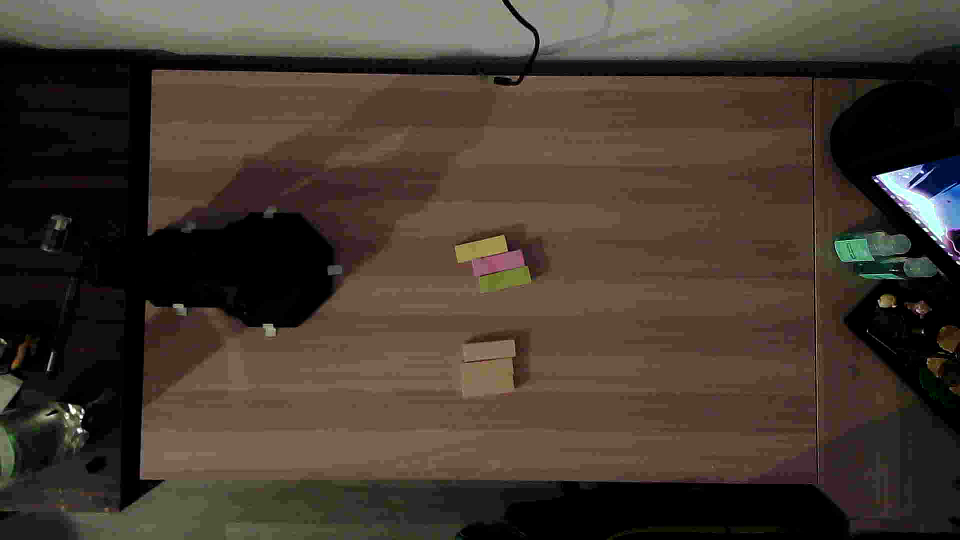
#> input picture frame 7 of Pics_n_Vids/jenga_testing/1stcamvidtest.mkv, 1920 x 1080 px, given in place of vtest.avi, which was not available (shown at 1/2 size)
$ python track_movement.py
#> lines starting #> are read from the running program, lines starting #| are printed output that depends on the picture; after the words box and inside, x2 and y2 are one past the last pixel; in counts of white or black regions, pixels touching at a corner belong together; pictures that were not available may be replaced by others from this repository, and a replacement may not be noted
#!/usr/bin/env python3
import cv2 as cv
import numpy as np

vid = cv.VideoCapture('/home/ayyy/Videos/vtest.avi')

ret, frame1 = vid.read()
#> frame1 is the input picture: shape (1080, 1920, 3); mean B, G, R 48.4, 58.7, 69.6
ret, frame2 = vid.read()

while vid.isOpened():
    #ret, frame = vid.read()
    diff = cv.absdiff(frame1, frame2)
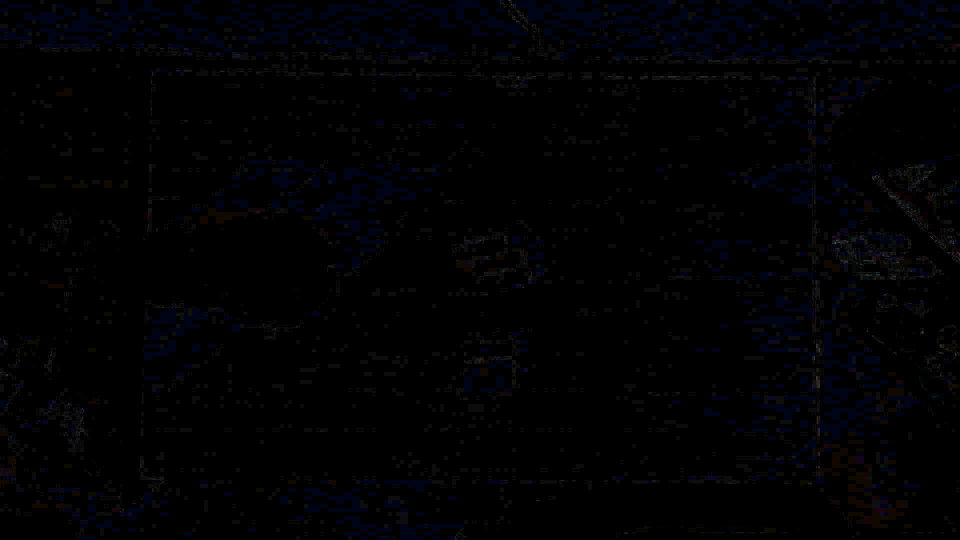
#> diff: shape (1080, 1920, 3) (shown at 1/2 size); mean B, G, R 2.9, 1.5, 1.3
    gray = cv.cvtColor(diff,cv.COLOR_BGR2GRAY)
    blur = cv.GaussianBlur(gray,(5,5), 0)
    _, thresh = cv.threshold(blur, 20, 255, cv.THRESH_BINARY)
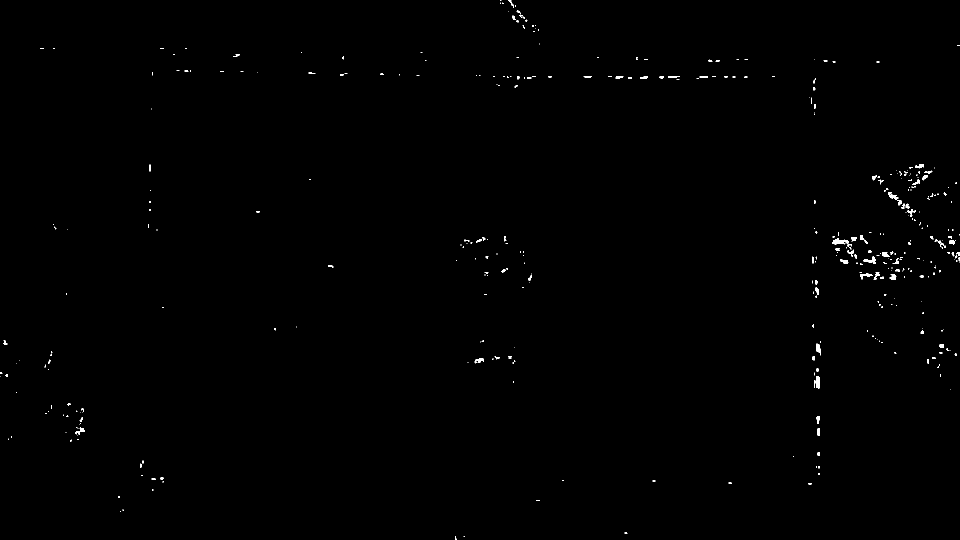
#> thresh: shape (1080, 1920) (shown at 1/2 size); 0.33% white; 397 white regions (300 under 20 px), largest, box (x1, y1, x2, y2) and area: (1664, 477, 1699, 494) 262, (1632, 752, 1640, 777) 175, (1727, 513, 1752, 528) 151
    dilated = cv.dilate(thresh, None, iterations=3)
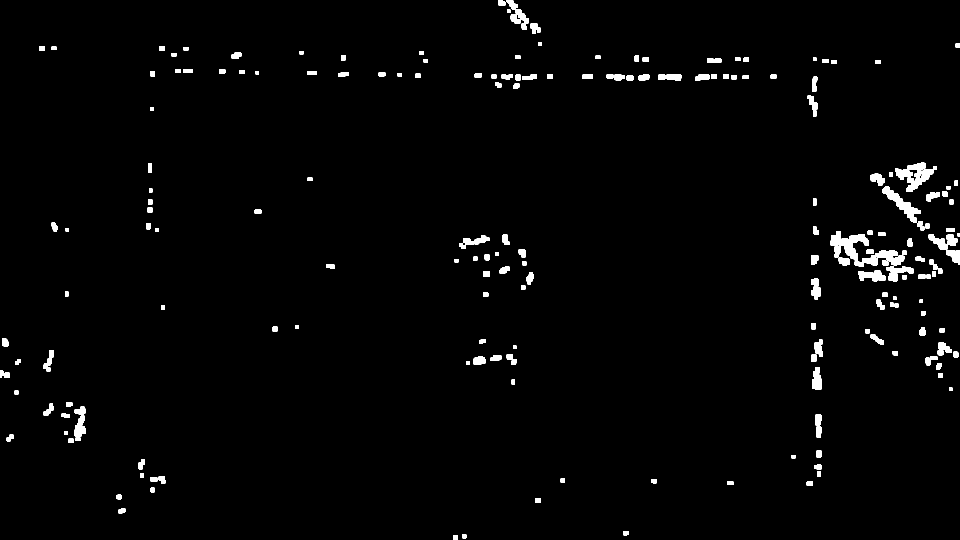
#> dilated: shape (1080, 1920) (shown at 1/2 size); 1.8% white; 199 white regions
    contours, _ = cv.findContours(dilated, cv.RETR_TREE, cv.CHAIN_APPROX_SIMPLE)
#> contours = 201 contours; largest, box (x1, y1, x2, y2) and area: (1790, 325, 1873, 384) 1938, (1765, 373, 1842, 445) 1446, (1709, 500, 1809, 533) 1427, (1661, 462, 1716, 521) 1426, (1013, 0, 1058, 60) 949

    for contour in contours:
        (x,y,w,h) = cv.boundingRect(contour)

        if cv.contourArea(contour) < 400:
            continue
        cv.rectangle(frame1, (x,y), (x+w, y+h), (0,255,0),2)
        cv.putText(frame1, "status: {}".format("movement"), (10,20), cv.FONT_HERSHEY_SIMPLEX, 1, (0,0,255),
                   3)
#> this loop made 201 passes
#> (x, y, w, h) on passes 1 to 3: (907, 1070, 9, 10), (924, 1069, 9, 8), (1246, 1062, 12, 9)
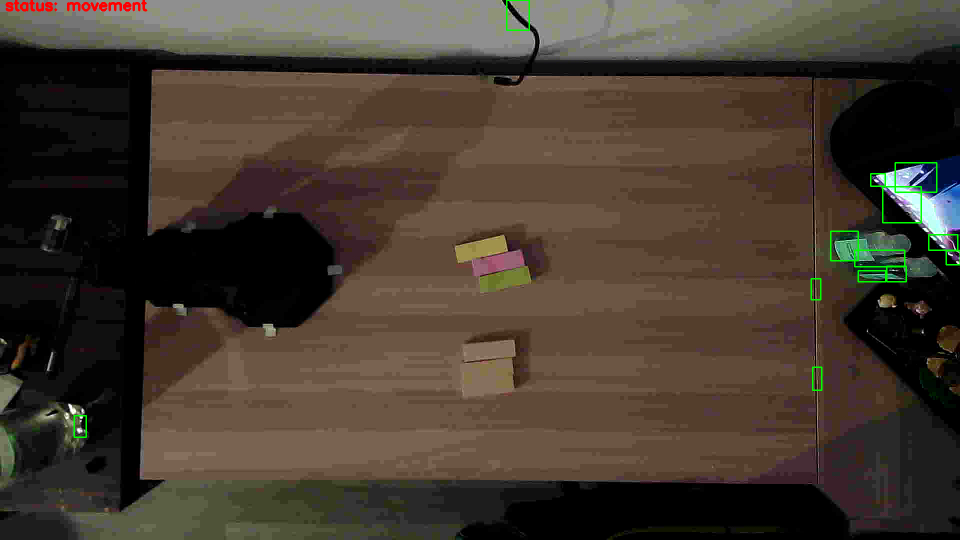
#> frame1: shape (1080, 1920, 3) (shown at 1/2 size); 0.47% of pixels changed, all inside (x1, y1, x2, y2) = (11, 0, 1920, 876)
    #cv.drawContours(frame1, contours, -1, (0, 255, 0), 2)

    cv.imshow("feed", frame1)
    frame1 = frame2
    ret, frame2 = vid.read()

    if cv.waitKey(40) == 27:
#> (key Esc is pressed here)
        break
cv.destroyAllWindows()
vid.release()
